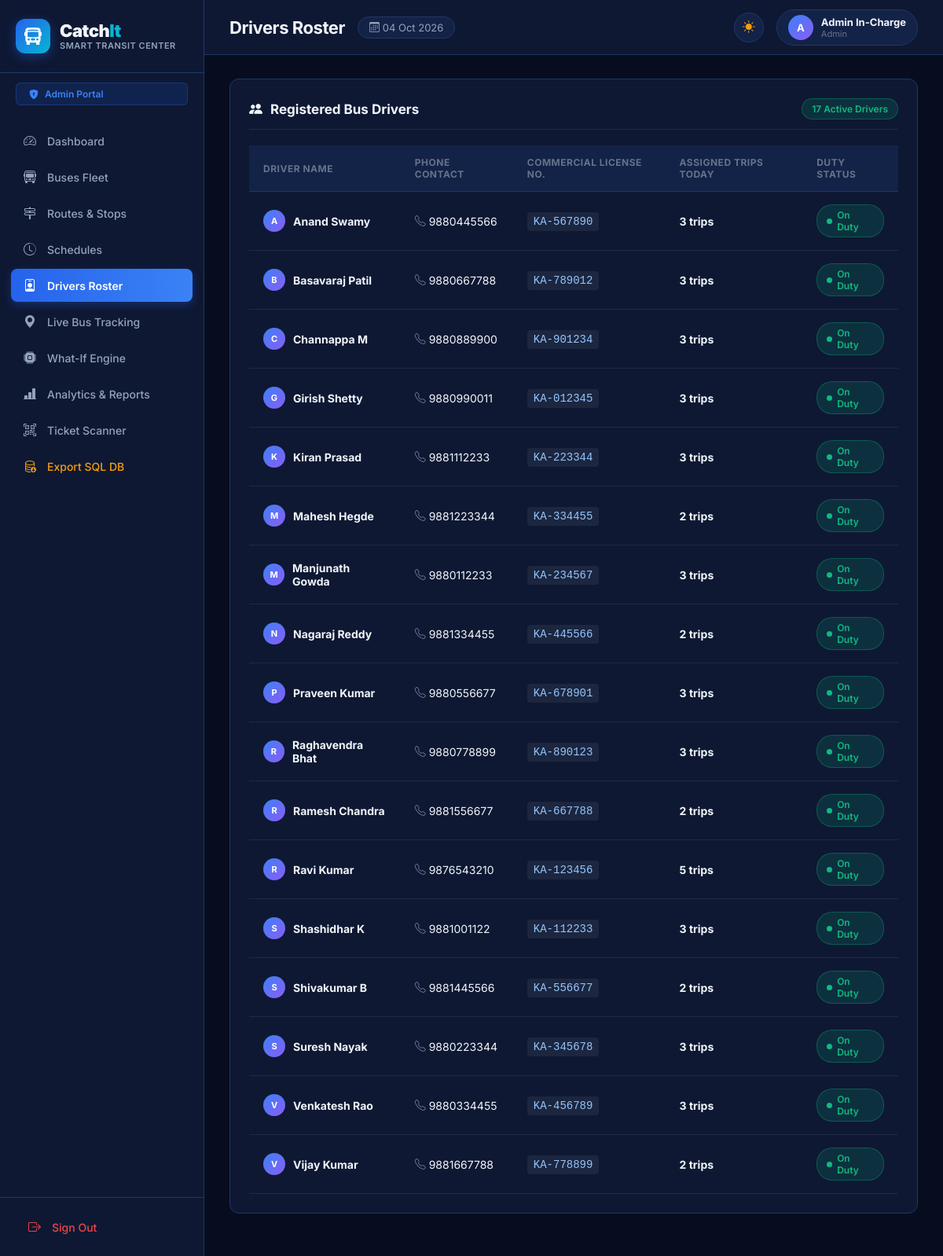
The app's page /admin/drivers (signed in) with its own data.
### tables this page shows
CREATE TABLE users (
        id INTEGER PRIMARY KEY AUTOINCREMENT,
        name TEXT NOT NULL,
        email TEXT UNIQUE NOT NULL,
        phone TEXT,
        password_hash TEXT NOT NULL,
        role TEXT NOT NULL CHECK(role IN ('admin', 'driver', 'passenger')),
        license_number TEXT,
        created_at TIMESTAMP DEFAULT CURRENT_TIMESTAMP
    );

### app.py (the view)
@app.route('/admin/drivers')
@role_required('admin')
def admin_drivers():
    conn = get_db()
    cursor = conn.cursor()
    cursor.execute("""
    SELECT u.*,
           (SELECT COUNT(*) FROM schedules s WHERE s.driver_id = u.id) AS assigned_schedules_count,
           (SELECT COALESCE(SUM(hours_worked), 0) FROM driver_shifts ds WHERE ds.driver_id = u.id) AS total_hours_worked
    FROM users u
    WHERE u.role = 'driver'
    ORDER BY u.name ASC
    """)
    drivers = cursor.fetchall()
    conn.close()
    return render_template('admin_drivers.html', drivers=drivers)

### app.py (called while the page is built, shortened)
def role_required(*allowed_roles):
    def decorator(f):
        @wraps(f)
        def decorated_function(*args, **kwargs):
            if 'user_id' not in session:
                flash('Please log in first.', 'warning')
                return redirect(url_for('login'))
            return f(*args, **kwargs)
        return decorated_function
    return decorator

@app.context_processor
def inject_user():
    return {
        'current_user': {
            'id': session.get('user_id'),
            'name': session.get('name', 'Guest'),
            'email': session.get('email'),
            'role': session.get('role'),
            'license_number': session.get('license_number')
        },
        'today_date': datetime.now().strftime("%d %b %Y"),
        'today_iso': date.today().isoformat()
    }

### models.py (called while the page is built)
def dict_factory(cursor, row):
    fields = [col[0] for col in cursor.description]
    return {key: value for key, value in zip(fields, row)}

def get_db():
    conn = sqlite3.connect(DB_PATH)
    conn.row_factory = dict_factory
    conn.execute("PRAGMA foreign_keys = ON")
    return conn

### templates/admin_drivers.html (shortened to what this page needs)
{% extends "base.html" %}
{% block page_title %}Drivers Roster{% endblock %}
{% block content %}
<div class="panel">
    <div class="panel-header">
        <div class="panel-title"><i class="bi bi-people-fill"></i> Registered Bus Drivers</div>
        <span class="badge badge-ontime">{{ drivers|length }} Active Drivers</span>
    </div>
    <div class="table-responsive">
        <table class="custom-table">
            <thead>
                <tr>
                    <th>Driver Name</th>
                    <th>Phone Contact</th>
                    <th>Commercial License No.</th>
                    <th>Assigned Trips Today</th>
                    <th>Duty Status</th>
                </tr>
            </thead>
            <tbody>
                {% for d in drivers %}
                <tr>
                    <td>
                        <div style="display: flex; align-items: center; gap: 10px;">
                            <div class="user-avatar" style="width: 28px; height: 28px; font-size: 11px;">{{ d.name[0] }}</div>
                            <strong>{{ d.name }}</strong>
                        </div>
                    </td>
                    <td><i class="bi bi-telephone" style="color: var(--text-dim);"></i> {{ d.phone or 'N/A' }}</td>
                    <td><code style="background: rgba(255,255,255,0.06); padding: 4px 8px; border-radius: 4px; color: #93C5FD;">{{ d.license_number or 'KA-202409' }}</code></td>
                    <td><span style="font-weight: 700;">{{ d.assigned_schedules_count }} trips</span></td>
                    <td>
                        {% if d.assigned_schedules_count > 0 %}
                            <span class="badge badge-ontime"><span class="badge-dot"></span> On Duty</span>
                        {% else %}
                            <span class="badge badge-notstarted"><span class="badge-dot"></span> Standby</span>
                        {% endif %}
                    </td>
                </tr>
                {% endfor %}
            </tbody>
        </table>
    </div>
</div>
{% endblock %}

### static/css/style.css (style rules this page uses)
:root, [data-theme="dark"] { --bg-dark: #070D1E; --bg-surface: #0E1833; --bg-card: #132247; --bg-hover: #1A2D5C; --border-color: #213668; --border-light: rgba(255, 255, 255, 0.08); --primary: #2563EB; --primary-light: #3B82F6; --accent-cyan: #06B6D4; --accent-indigo: #6366F1; --accent-gold: #F59E0B; --text-main: #F1F5F9; --text-muted: #94A3B8; --text-dim: #64748B; --status-ontime: #10B981; --status-delayed: #F59E0B; --status-cancelled: #EF4444; --status-notstarted: #3B82F6; --seat-available: #1E293B; --seat-available-border: #3B82F6; --seat-booked: #334155; --seat-selected: #2563EB; --font-sans: 'Inter', system-ui, -apple-system, BlinkMacSystemFont, "Segoe UI", Roboto, sans-serif; }
* { box-sizing: border-box; margin: 0; padding: 0; transition: background-color 0.25s ease, border-color 0.25s ease, color 0.2s ease; }
body { font-family: var(--font-sans); background-color: var(--bg-dark); color: var(--text-main); min-height: 100vh; display: flex; flex-direction: column; overflow-x: hidden; }
.user-avatar { width: 32px; height: 32px; border-radius: 50%; background: linear-gradient(135deg, #3B82F6, #8B5CF6); display: flex; align-items: center; justify-content: center; font-weight: 700; font-size: 13px; color: white; }
.panel { background: var(--bg-surface); border: 1px solid var(--border-color); border-radius: 12px; padding: 24px; margin-bottom: 24px; }
.panel-header { display: flex; justify-content: space-between; align-items: center; margin-bottom: 20px; padding-bottom: 12px; border-bottom: 1px solid var(--border-light); }
.panel-title { font-size: 17px; font-weight: 700; display: flex; align-items: center; gap: 10px; color: var(--text-main); }
.table-responsive { width: 100%; overflow-x: auto; }
.custom-table { width: 100%; border-collapse: separate; border-spacing: 0; font-size: 14px; }
.custom-table th { background: var(--bg-card); color: var(--text-dim); font-size: 12px; font-weight: 700; text-transform: uppercase; letter-spacing: 0.5px; padding: 14px 18px; text-align: left; border-bottom: 1px solid var(--border-color); }
.custom-table td { padding: 16px 18px; color: var(--text-main); border-bottom: 1px solid var(--border-light); vertical-align: middle; }
.badge { display: inline-flex; align-items: center; gap: 6px; padding: 5px 12px; border-radius: 20px; font-size: 12px; font-weight: 600; }
.badge-dot { width: 7px; height: 7px; border-radius: 50%; }
.badge-ontime { background: rgba(16, 185, 129, 0.15); color: var(--status-ontime); border: 1px solid rgba(16, 185, 129, 0.3); }
.badge-ontime .badge-dot { background: var(--status-ontime); }

### records on screen
users: name "A", name "Anand Swamy", phone "9880445566", license_number "KA-567890", assigned_schedules_count "3"
users: name "B", name "Basavaraj Patil", phone "9880667788", license_number "KA-789012", assigned_schedules_count "3"
users: name "C", name "Channappa M", phone "9880889900", license_number "KA-901234", assigned_schedules_count "3"
users: name "G", name "Girish Shetty", phone "9880990011", license_number "KA-012345", assigned_schedules_count "3"
users: name "K", name "Kiran Prasad", phone "9881112233", license_number "KA-223344", assigned_schedules_count "3"
users: name "M", name "Mahesh Hegde", phone "9881223344", license_number "KA-334455", assigned_schedules_count "2"
users: name "M", name "Manjunath Gowda", phone "9880112233", license_number "KA-234567", assigned_schedules_count "3"
users: name "N", name "Nagaraj Reddy", phone "9881334455", license_number "KA-445566", assigned_schedules_count "2"
users: name "P", name "Praveen Kumar", phone "9880556677", license_number "KA-678901", assigned_schedules_count "3"
users: name "R", name "Raghavendra Bhat", phone "9880778899", license_number "KA-890123", assigned_schedules_count "3"
users: name "R", name "Ramesh Chandra", phone "9881556677", license_number "KA-667788", assigned_schedules_count "2"
users: name "R", name "Ravi Kumar", phone "9876543210", license_number "KA-123456", assigned_schedules_count "5"
users: name "S", name "Shashidhar K", phone "9881001122", license_number "KA-112233", assigned_schedules_count "3"
users: name "S", name "Shivakumar B", phone "9881445566", license_number "KA-556677", assigned_schedules_count "2"
users: name "S", name "Suresh Nayak", phone "9880223344", license_number "KA-345678", assigned_schedules_count "3"
users: name "V", name "Venkatesh Rao", phone "9880334455", license_number "KA-456789", assigned_schedules_count "3"
users: name "V", name "Vijay Kumar", phone "9881667788", license_number "KA-778899", assigned_schedules_count "2"

### other values on screen
{{ current_user.role|title }} "Admin"
{{ current_user.name[0] }} "A"
{{ current_user.name }} "Admin In-Charge"
{{ drivers|length }} "17"
